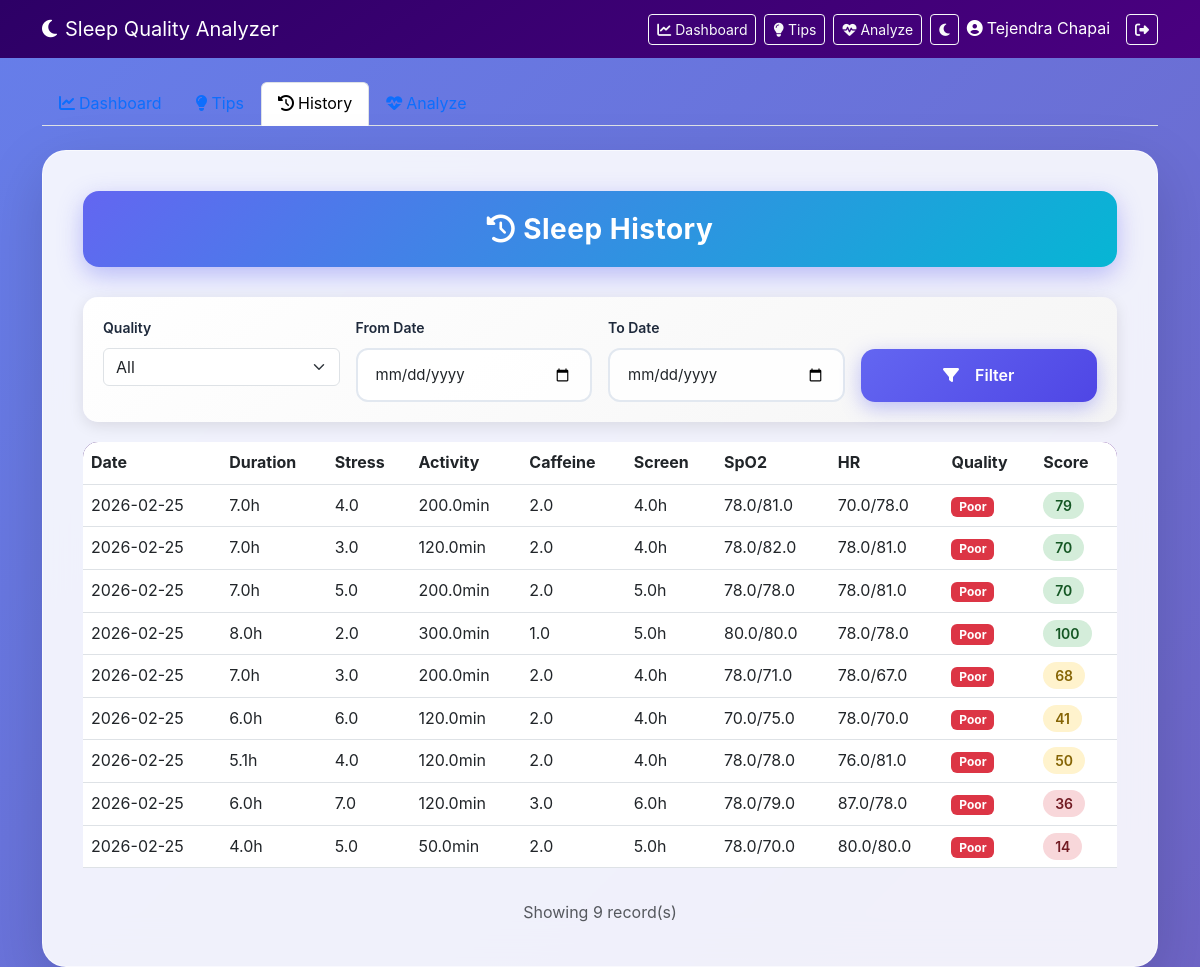
Screenshot of /history (signed in) with the database file from the repository.
### tables this page shows
CREATE TABLE sleep_records (

        id INTEGER PRIMARY KEY AUTOINCREMENT,

        username TEXT,

        duration REAL,
        stress REAL,
        activity REAL,
        caffeine REAL,
        screen REAL,

        spo2_before REAL,
        spo2_after REAL,

        hr_before REAL,
        hr_after REAL,

        quality TEXT,
        score INTEGER,

        date TEXT

    );

### app.py (the view)
@app.route("/history")
def history():
    if "user" not in session:
        return redirect("/login")
    username = session["user"]
    quality_filter = request.args.get("quality", "")
    date_from = request.args.get("date_from", "")
    date_to = request.args.get("date_to", "")
    query = "SELECT * FROM sleep_records WHERE username=?"
    params = [username]
    if quality_filter:
        query += " AND quality=?"
        params.append(quality_filter)
    if date_from:
        query += " AND date>=?"
        params.append(date_from)
    if date_to:
        query += " AND date<=?"
        params.append(date_to)
    query += " ORDER BY date DESC"
    conn = sqlite3.connect("sleep.db")
    records = conn.execute(query, params).fetchall()
    conn.close()
    return render_template(
        "history.html",
        user=username,
        records=records,
        quality_filter=quality_filter,
        date_from=date_from,
        date_to=date_to
    )

### templates/history.html (shortened to what this page needs)
<!DOCTYPE html>
<html>
<head>
    <link href="https://cdn.jsdelivr.net/npm/bootstrap@5.3.0/dist/css/bootstrap.min.css" rel="stylesheet">
    <link rel="stylesheet" href="{{ url_for('static', filename='style.css') }}">
    <link rel="stylesheet" href="https://cdnjs.cloudflare.com/ajax/libs/font-awesome/6.4.0/css/all.min.css">
</head>
<body {% if dark_mode %}class="dark-mode"{% endif %}>
<nav class="navbar navbar-expand-lg navbar-dark" style="background: linear-gradient(145deg, #2d0066, #4a0080);">
    <div class="container">
        <a class="navbar-brand" href="/">
            <i class="fas fa-moon me-2"></i>Sleep Quality Analyzer
        </a>
        <div class="d-flex align-items-center">
            <a href="/dashboard" class="btn btn-outline-light btn-sm me-2">
                <i class="fas fa-chart-line me-1"></i>Dashboard
            </a>
            <a href="/tips" class="btn btn-outline-light btn-sm me-2">
                <i class="fas fa-lightbulb me-1"></i>Tips
            </a>
            <a href="/" class="btn btn-outline-light btn-sm me-2">
                <i class="fas fa-heartbeat me-1"></i>Analyze
            </a>
            <a href="/toggle_dark_mode" class="btn btn-outline-light btn-sm me-2" title="Toggle Dark Mode">
                <i class="fas fa-{% if dark_mode %}sun{% else %}moon{% endif %}"></i>
            </a>
            <span class="text-white me-3"><i class="fas fa-user-circle me-1"></i>{{ user }}</span>
            <a href="/logout" class="btn btn-outline-light btn-sm">
                <i class="fas fa-sign-out-alt"></i>
            </a>
        </div>
    </div>
</nav>
<div class="container mt-4">
    <ul class="nav nav-tabs mb-4">
        <li class="nav-item">
            <a class="nav-link" href="/dashboard">
                <i class="fas fa-chart-line me-1"></i>Dashboard
            </a>
        </li>
        <li class="nav-item">
            <a class="nav-link" href="/tips">
                <i class="fas fa-lightbulb me-1"></i>Tips
            </a>
        </li>
        <li class="nav-item">
            <a class="nav-link active" href="/history">
                <i class="fas fa-history me-1"></i>History
            </a>
        </li>
        <li class="nav-item">
            <a class="nav-link" href="/">
                <i class="fas fa-heartbeat me-1"></i>Analyze
            </a>
        </li>
    </ul>
    <div class="glass-card animate-fade-in">
        <div class="title-box">
            <i class="fas fa-history me-2"></i>Sleep History
        </div>
        <div class="filter-card">
            <form method="GET" class="row g-3">
                <div class="col-md-3">
                    <label class="form-label">Quality</label>
                    <select class="form-select" name="quality">
                        <option value="">All</option>
                    </select>
                </div>
                <div class="col-md-3">
                    <label class="form-label">From Date</label>
                    <input type="date" class="form-control" name="date_from" value="{{ date_from }}">
                </div>
                <div class="col-md-3">
                    <label class="form-label">To Date</label>
                    <input type="date" class="form-control" name="date_to" value="{{ date_to }}">
                </div>
                <div class="col-md-3 d-flex align-items-end">
                    <button type="submit" class="btn-3d w-100">
                        <i class="fas fa-filter me-2"></i>Filter
                    </button>
                </div>
            </form>
        </div>
        <div class="table-responsive history-table">
            <table class="table table-hover">
                <thead>
                    <tr>
                        <th>Date</th>
                        <th>Duration</th>
                        <th>Stress</th>
                        <th>Activity</th>
                        <th>Caffeine</th>
                        <th>Screen</th>
                        <th>SpO2</th>
                        <th>HR</th>
                        <th>Quality</th>
                        <th>Score</th>
                    </tr>
                </thead>
                <tbody>
                    {% for record in records %}
                    <tr class="animate-fade-in animate-delay-{{ loop.index % 3 + 1 }}">
                        <td>{{ record[13][:10] }}</td>
                        <td>{{ record[2] }}h</td>
                        <td>{{ record[3] }}</td>
                        <td>{{ record[4] }}min</td>
                        <td>{{ record[5] }}</td>
                        <td>{{ record[6] }}h</td>
                        <td>{{ record[7] }}/{{ record[8] }}</td>
                        <td>{{ record[9] }}/{{ record[10] }}</td>
                        <td>
                            {% if record[11] == 'Good' %}
                            <span class="badge bg-success">Good</span>
                            {% elif record[11] == 'Fair' %}
                            <span class="badge bg-warning">Fair</span>
                            {% else %}
                            <span class="badge bg-danger">Poor</span>
                            {% endif %}
                        </td>
                        <td>
                            {% if record[12] >= 70 %}
                            <span class="score-badge score-high">{{ record[12] }}</span>
                            {% elif record[12] >= 40 %}
                            <span class="score-badge score-medium">{{ record[12] }}</span>
                            {% else %}
                            <span class="score-badge score-low">{{ record[12] }}</span>
                            {% endif %}
                        </td>
                    </tr>
                    {% endfor %}
                </tbody>
            </table>
        </div>
        <div class="text-center mt-3">
            <span class="text-muted">Showing {{ records|length }} record(s)</span>
        </div>
    </div>
</div>
</body>
</html>

### static/style.css (style rules this page uses)
:root { --primary: #6366f1; --primary-dark: #4f46e5; --primary-light: #818cf8; --accent: #06b6d4; --success: #10b981; --warning: #f59e0b; --danger: #ef4444; --dark: #1e293b; --light: #f8fafc; --glass-bg: rgba(255, 255, 255, 0.9); --glass-border: rgba(255, 255, 255, 0.6); --shadow: 0 8px 32px rgba(0, 0, 0, 0.1); --shadow-lg: 0 20px 60px rgba(0, 0, 0, 0.15); }
* { margin: 0; padding: 0; box-sizing: border-box; }
body { font-family: 'Inter', system-ui, -apple-system, sans-serif; background: linear-gradient(135deg, #667eea 0%, #764ba2 50%, #6B8DD6 100%); background-size: 400% 400%; animation: gradientMove 15s ease infinite; min-height: 100vh; color: var(--dark); line-height: 1.6; }
.glass-card { background: var(--glass-bg); backdrop-filter: blur(20px); -webkit-backdrop-filter: blur(20px); border: 1px solid var(--glass-border); border-radius: 24px; padding: 40px; box-shadow: var(--shadow-lg); transition: transform 0.3s ease, box-shadow 0.3s ease; }
.title-box { background: linear-gradient(135deg, var(--primary) 0%, var(--accent) 100%); color: white; font-size: 28px; font-weight: 700; text-align: center; padding: 16px 24px; border-radius: 16px; margin-bottom: 30px; box-shadow: 0 8px 24px rgba(99, 102, 241, 0.4); letter-spacing: 0.5px; }
.btn-3d { background: linear-gradient(135deg, var(--primary) 0%, var(--primary-dark) 100%); color: white; border: none; padding: 14px 32px; border-radius: 14px; font-size: 16px; font-weight: 600; cursor: pointer; box-shadow: 0 6px 20px rgba(99, 102, 241, 0.4); transition: all 0.2s ease; text-decoration: none; display: inline-flex; align-items: center; justify-content: center; gap: 8px; }
.form-control { border: 2px solid #e2e8f0; border-radius: 12px; padding: 14px 18px; font-size: 15px; transition: all 0.3s ease; background: rgba(255, 255, 255, 0.9); }
.form-label { font-weight: 600; color: var(--dark); margin-bottom: 8px; display: block; font-size: 14px; }
.score-badge { padding: 6px 14px; border-radius: 20px; font-weight: 600; font-size: 14px; }
.animate-delay-1 { animation-delay: 0.1s; opacity: 0; }
.animate-delay-2 { animation-delay: 0.2s; opacity: 0; }
.animate-delay-3 { animation-delay: 0.3s; opacity: 0; }
.history-table tbody tr { animation: fadeIn 0.3s ease forwards; opacity: 0; }
.history-table tbody tr:nth-child(1) { animation-delay: 0.05s; }
.history-table tbody tr:nth-child(2) { animation-delay: 0.1s; }
.history-table tbody tr:nth-child(3) { animation-delay: 0.15s; }
.history-table tbody tr:nth-child(4) { animation-delay: 0.2s; }
.history-table tbody tr:nth-child(5) { animation-delay: 0.25s; }
.history-table tbody tr:nth-child(6) { animation-delay: 0.3s; }
.history-table tbody tr:nth-child(7) { animation-delay: 0.35s; }
.history-table tbody tr:nth-child(8) { animation-delay: 0.4s; }
.history-table tbody tr:nth-child(9) { animation-delay: 0.45s; }

### templates/history.html (style rules this page uses)
.filter-card { background: linear-gradient(145deg, #ffffff, #f5f5f5); border-radius: 15px; padding: 20px; margin-bottom: 20px; box-shadow: 0 4px 15px rgba(0,0,0,0.1); }
.history-table { border-radius: 15px; overflow: hidden; }
.history-table thead { background: linear-gradient(145deg, #2d0066, #4a0080); color: white; }
.history-table tbody tr { transition: all 0.3s ease; }
.score-badge { padding: 5px 12px; border-radius: 20px; font-weight: 600; }
.score-high { background: #d4edda; color: #155724; }
.score-medium { background: #fff3cd; color: #856404; }
.score-low { background: #f8d7da; color: #721c24; }
.animate-fade-in { animation: fadeIn 0.5s ease forwards; }
.animate-delay-1 { animation-delay: 0.1s; }
.animate-delay-2 { animation-delay: 0.2s; }
.animate-delay-3 { animation-delay: 0.3s; }

### rows the page displays
sleep_records: date "2026-02-25", duration "7.0", stress "4.0", activity "200.0", caffeine "2.0", screen "4.0", spo2_before "78.0", spo2_after "81.0", hr_before "70.0", hr_after "78.0", quality "Poor", score "79"
sleep_records: date "2026-02-25", duration "7.0", stress "3.0", activity "120.0", caffeine "2.0", screen "4.0", spo2_before "78.0", spo2_after "82.0", hr_before "78.0", hr_after "81.0", quality "Poor", score "70"
sleep_records: date "2026-02-25", duration "7.0", stress "5.0", activity "200.0", caffeine "2.0", screen "5.0", spo2_before "78.0", spo2_after "78.0", hr_before "78.0", hr_after "81.0", quality "Poor", score "70"
sleep_records: date "2026-02-25", duration "8.0", stress "2.0", activity "300.0", caffeine "1.0", screen "5.0", spo2_before "80.0", spo2_after "80.0", hr_before "78.0", hr_after "78.0", quality "Poor", score "100"
sleep_records: date "2026-02-25", duration "7.0", stress "3.0", activity "200.0", caffeine "2.0", screen "4.0", spo2_before "78.0", spo2_after "71.0", hr_before "78.0", hr_after "67.0", quality "Poor", score "68"
sleep_records: date "2026-02-25", duration "6.0", stress "6.0", activity "120.0", caffeine "2.0", screen "4.0", spo2_before "70.0", spo2_after "75.0", hr_before "78.0", hr_after "70.0", quality "Poor", score "41"
sleep_records: date "2026-02-25", duration "5.1", stress "4.0", activity "120.0", caffeine "2.0", screen "4.0", spo2_before "78.0", spo2_after "78.0", hr_before "76.0", hr_after "81.0", quality "Poor", score "50"
sleep_records: date "2026-02-25", duration "6.0", stress "7.0", activity "120.0", caffeine "3.0", screen "6.0", spo2_before "78.0", spo2_after "79.0", hr_before "87.0", hr_after "78.0", quality "Poor", score "36"
sleep_records: date "2026-02-25", duration "4.0", stress "5.0", activity "50.0", caffeine "2.0", screen "5.0", spo2_before "78.0", spo2_after "70.0", hr_before "80.0", hr_after "80.0", quality "Poor", score "14"

### other values shown
{{ user }} "Tejendra Chapai"
{{ records|length }} "9"
